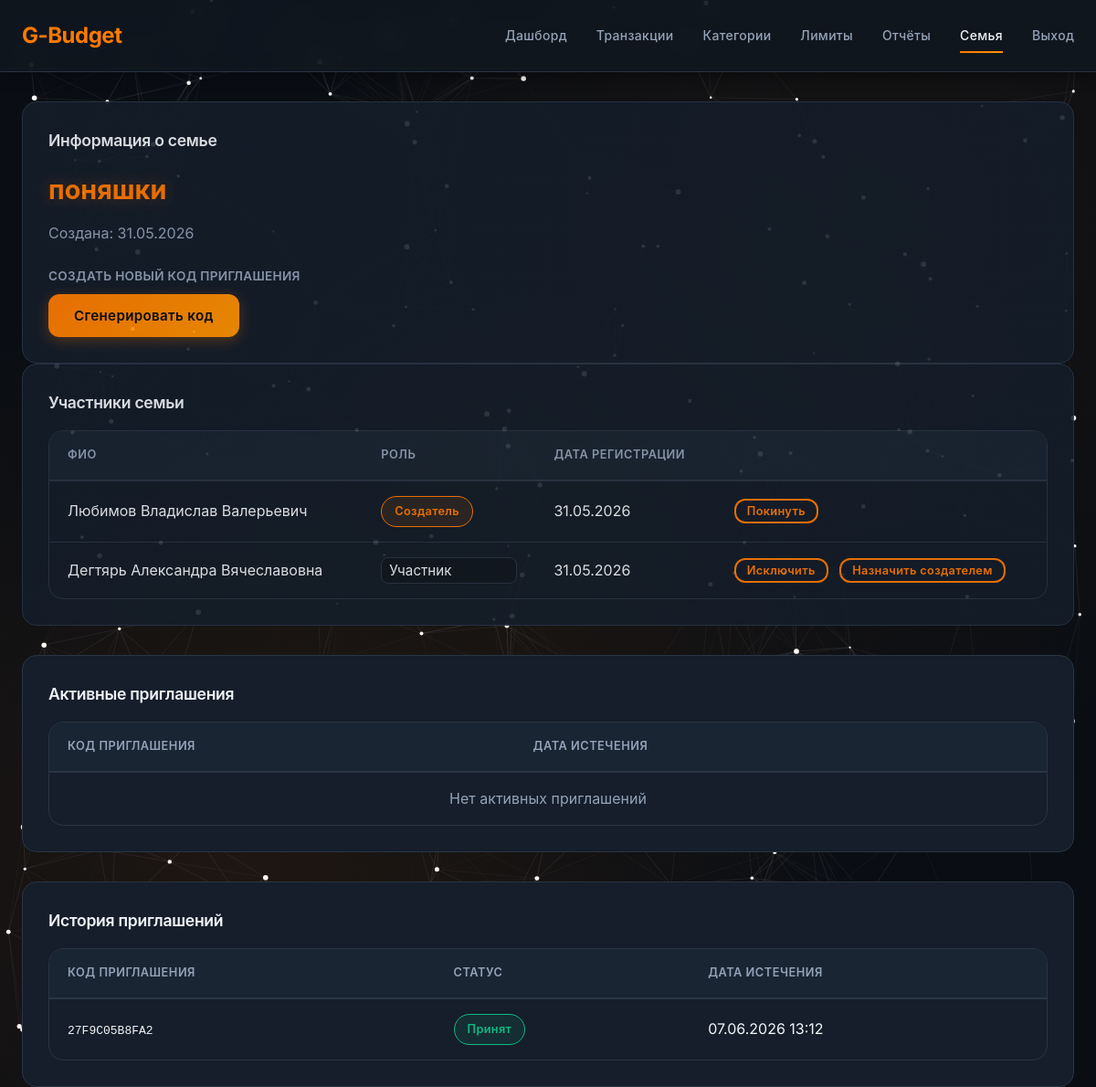
The app's page /family-settings (signed in) with its own data.
### app/models.py (models this page shows, shortened)
class Family(db.Model):
    id = db.Column(db.Integer, primary_key=True)
    name = db.Column(db.String(100), nullable=False)
    created_at = db.Column(db.Date, default=datetime.utcnow)
    creator_id = db.Column(db.Integer, db.ForeignKey('user.id'))
    members = db.relationship('User', backref='family', lazy='dynamic', foreign_keys='User.family_id')
    categories = db.relationship('Category', backref='family', lazy='dynamic')
    invitations = db.relationship('Invitation', backref='family', lazy='dynamic')
    family_plans = db.relationship('FamilyPlan', backref='family', lazy='dynamic')

class User(db.Model, UserMixin):
    id = db.Column(db.Integer, primary_key=True)
    surname = db.Column(db.String(50), nullable=False)
    name = db.Column(db.String(50), nullable=False)
    patronymic = db.Column(db.String(50))
    login = db.Column(db.String(50), unique=True, nullable=False)
    password_hash = db.Column(db.String(255), nullable=False)
    role = db.Column(db.String(20), default='Участник') # Создатель / Администратор / Участник
    reg_date = db.Column(db.Date, default=datetime.utcnow)
    family_id = db.Column(db.Integer, db.ForeignKey('family.id'), nullable=True)
    transactions = db.relationship('Transaction', backref='author', lazy='dynamic', foreign_keys='Transaction.user_id')
    user_plans = db.relationship('UserPlan', backref='owner', lazy='dynamic')

class Invitation(db.Model):
    id = db.Column(db.Integer, primary_key=True)
    family_id = db.Column(db.Integer, db.ForeignKey('family.id'), nullable=False)
    code = db.Column(db.String(36), unique=True, default=lambda: uuid.uuid4().hex[:12])
    status = db.Column(db.String(20), default='Ожидает')
    expires_at = db.Column(db.DateTime, default=lambda: datetime.utcnow() + timedelta(days=7))

### app/routes.py (the view)
@main_bp.route('/family-settings')
@login_required
def family_settings():
    if not current_user.family_id:
        return redirect(url_for('main.no_family'))
    family = Family.query.get(current_user.family_id)
    members = User.query.filter_by(family_id=current_user.family_id).all()
    active_invites = Invitation.query.filter_by(
        family_id=current_user.family_id,
        status='Ожидает'
    ).order_by(Invitation.expires_at).all()
    old_invitations = Invitation.query.filter(
        Invitation.family_id == current_user.family_id,
        Invitation.status != 'Ожидает'
    ).order_by(Invitation.expires_at.desc()).limit(20).all()
    return render_template(
        'family_settings.html',
        family=family,
        members=members,
        active_invites=active_invites,
        old_invitations=old_invitations
    )

### app/routes.py (called while the page is built)
@login_manager.user_loader
def load_user(user_id):
    return User.query.get(int(user_id))

### app/templates/family_settings.html (shortened to what this page needs)
{% extends "base.html" %}
{% block content %}
<div class="grid-2 mb-4">
    <div class="card">
        <h3 class="card-title">Информация о семье</h3>
        <div class="stat-value" style="font-size: 1.8rem;">{{ family.name }}</div>
        <div class="text-secondary">Создана: {{ family.created_at.strftime('%d.%m.%Y') }}</div>
        {% if current_user.role == 'Создатель' or current_user.role == 'Администратор' %}
        <div class="mt-3">
            <label class="text-secondary" style="display: block; margin-bottom: 8px;">Создать новый код приглашения</label>
            <button class="btn btn-primary" onclick="generateInvite()">Сгенерировать код</button>
        </div>
        {% endif %}
    </div>
    <div class="card">
        <h3 class="card-title">Участники семьи</h3>
        <div class="table-container">
            <div class="table-wrapper">
                <table>
                    <thead>
                        <tr>
                            <th>ФИО</th>
                            <th>Роль</th>
                            <th>Дата регистрации</th>
                            <th></th>
                        </tr>
                    </thead>
                    <tbody>
                        {% for member in members %}
                        <tr>
                            <td>{{ member.surname }} {{ member.name }} {{ member.patronymic or '' }}</td>
                            <td>
                                {% if member.id == current_user.id %}
                                    <span class="badge {% if member.role == 'Создатель' %}badge-accent{% elif member.role == 'Администратор' %}badge-warning{% else %}badge-success{% endif %}">
                                        {{ member.role }}
                                    </span>
                                {% else %}
                                    {% if current_user.role == 'Создатель' %}
                                    <select onchange="changeRole({{ member.id }}, this.value)" class="role-select" style="background: var(--bg-secondary); padding: 4px 8px; border-radius: var(--radius-sm);">
                                        <option value="Участник" {% if member.role == 'Участник' %}selected{% endif %}>Участник</option>
                                    </select>
                                    {% else %}
                                    <span class="badge {% if member.role == 'Создатель' %}badge-accent{% elif member.role == 'Администратор' %}badge-warning{% else %}badge-success{% endif %}">
                                        {{ member.role }}
                                    </span>
                                    {% endif %}
                                {% endif %}
                             </td>
                            <td>{{ member.reg_date.strftime('%d.%m.%Y') }}</td>
                            <td>
                                {% if member.id != current_user.id %}
                                    {% if current_user.role == 'Создатель' %}
                                        <button class="btn btn-outline" style="padding: 4px 12px; font-size: 0.8rem; margin-right: 8px;" onclick="removeMember({{ member.id }})">Исключить</button>
                                        {% if member.role != 'Создатель' %}
                                        <button class="btn btn-outline" style="padding: 4px 12px; font-size: 0.8rem;" onclick="transferOwnership({{ member.id }})">Назначить создателем</button>
                                        {% endif %}
                                    {% elif current_user.role == 'Администратор' and member.role == 'Участник' %}
                                        <button class="btn btn-outline" style="padding: 4px 12px; font-size: 0.8rem;" onclick="removeMember({{ member.id }})">Исключить</button>
                                    {% endif %}
                                {% else %}
                                    <button class="btn btn-outline" style="padding: 4px 12px; font-size: 0.8rem;" onclick="leaveFamily()">Покинуть</button>
                                {% endif %}
                             </td>
                        </tr>
                        {% endfor %}
                    </tbody>
                </table>
            </div>
        </div>
    </div>
</div>
<div class="card mb-4">
    <h3 class="card-title">Активные приглашения</h3>
    <div class="table-container">
        <div class="table-wrapper">
            <table>
                <thead>
                    <tr>
                        <th>Код приглашения</th>
                        <th>Дата истечения</th>
                        <th></th>
                    </tr>
                </thead>
                <tbody>
                    {% for invite in active_invites %}
                    <tr>
                        <td><code style="background: var(--bg-secondary); padding: 4px 8px; border-radius: 8px; font-family: monospace;">{{ invite.code }}</code></td>
                        <td>{{ invite.expires_at.strftime('%d.%m.%Y %H:%M') if invite.expires_at else '—' }}</td>
                        <td>
                            <button class="copy-btn" onclick="copyToClipboard('{{ invite.code }}', this)" title="Скопировать код">
                                <svg width="18" height="18" viewBox="0 0 24 24" fill="none" stroke="currentColor" stroke-width="2">
                                    <rect x="9" y="9" width="13" height="13" rx="2" ry="2"></rect>
                                    <path d="M5 15H4a2 2 0 0 1-2-2V4a2 2 0 0 1 2-2h9a2 2 0 0 1 2 2v1"></path>
                                </svg>
                            </button>
                            <button class="delete-invite-btn" onclick="deleteInvite({{ invite.id }})" title="Отозвать приглашение">
                                <svg width="18" height="18" viewBox="0 0 24 24" fill="none" stroke="currentColor" stroke-width="2">
                                    <path d="M18 6L6 18"></path>
                                    <path d="M6 6l12 12"></path>
                                </svg>
                            </button>
                         </td>
                    </tr>
                    {% else %}
                    <tr><td colspan="3" class="text-center text-secondary">Нет активных приглашений</td></tr>
                    {% endfor %}
                </tbody>
            </table>
        </div>
    </div>
</div>
<div class="card">
    <h3 class="card-title">История приглашений</h3>
    <div class="table-container">
        <div class="table-wrapper">
            <table>
                <thead>
                    <tr>
                        <th>Код приглашения</th>
                        <th>Статус</th>
                        <th>Дата истечения</th>
                    </tr>
                </thead>
                <tbody>
                    {% for invite in old_invitations %}
                    <tr>
                        <td><code>{{ invite.code }}</code></td>
                        <td>
                            <span class="badge badge-{{ 'warning' if invite.status == 'Ожидает' else 'success' if invite.status == 'Принят' else 'error' }}">
                                {{ invite.status }}
                            </span>
                        </td>
                        <td>{{ invite.expires_at.strftime('%d.%m.%Y %H:%M') if invite.expires_at else '—' }}</td>
                    </tr>
                    {% else %}
                    <tr><td colspan="3" class="text-center text-secondary">Нет истории приглашений</td></tr>
                    {% endfor %}
                </tbody>
            </table>
        </div>
    </div>
</div>
{% endblock %}

### app/templates/family_settings.html (style rules this page uses)
.role-select { cursor: pointer; transition: all 0.2s ease; }

### records on screen
Family: name "поняшки", created_at "31.05.2026"
User: surname "Любимов", name "Владислав", patronymic "Валерьевич", role "Создатель", reg_date "31.05.2026", shows "Покинуть"
User: surname "Дегтярь", name "Александра", patronymic "Вячеславовна", role+id "Участник", reg_date "31.05.2026"
Invitation: code "27F9C05B8FA2", status "Принят", expires_at "07.06.2026 13:12"
